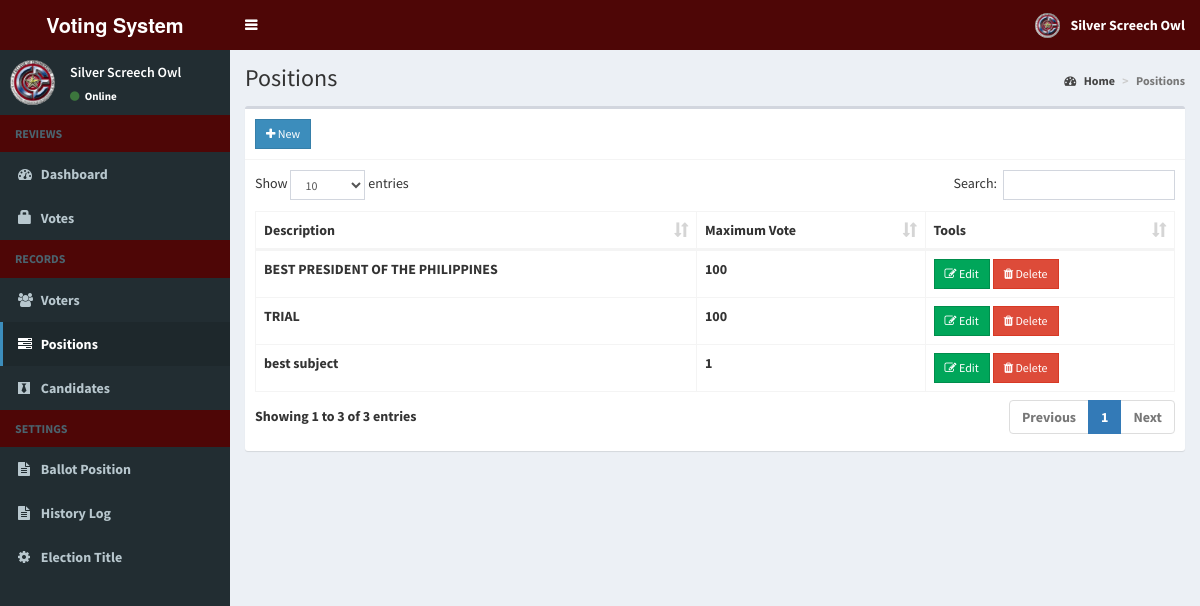
/votesystem/admin/positions.php (signed in), run on the app's committed database.
### tables this page shows
CREATE TABLE `positions` (
  `id` int(11) NOT NULL AUTO_INCREMENT,
  `description` varchar(50) NOT NULL,
  `max_vote` int(11) NOT NULL,
  `priority` int(11) NOT NULL,
  PRIMARY KEY (`id`)
);

### votesystem/admin/includes/session.php (called while the page is built, shortened)
<?php
	include 'includes/conn.php';
	$sql = "SELECT * FROM admin WHERE id = '".$_SESSION['admin']."'";
	$query = $conn->query($sql);
	$user = $query->fetch_assoc();
?>

### votesystem/admin/positions.php (the view, shortened to what this page needs)
<?php include 'includes/session.php'; ?>
<?php include 'includes/header.php'; ?>
<body class="hold-transition skin-blue sidebar-mini">
<div class="wrapper">
  <?php include 'includes/navbar.php'; ?>
  <?php include 'includes/menubar.php'; ?>
  <div class="content-wrapper">
    <section class="content-header">
      <h1>
        Positions
      </h1>
      <ol class="breadcrumb">
        <li><a href="#"><i class="fa fa-dashboard"></i> Home</a></li>
        <li class="active">Positions</li>
      </ol>
    </section>
    <section class="content">
      <div class="row">
        <div class="col-xs-12">
          <div class="box">
            <div class="box-header with-border">
              <a href="#addnew" data-toggle="modal" class="btn btn-primary btn-sm btn-flat"><i class="fa fa-plus"></i> New</a>
            </div>
            <div class="box-body">
              <table id="example1" class="table table-bordered">
                <thead>
                  <th>Description</th>
                  <th>Maximum Vote</th>
                  <th>Tools</th>
                </thead>
                <tbody>
                  <?php
                    $sql = "SELECT * FROM positions ORDER BY priority ASC";
                    $query = $conn->query($sql);
                    while($row = $query->fetch_assoc()){
                      echo "
                        <tr>
                          <td class='hidden'></td>
                          <td>".$row['description']."</td>
                          <td>".$row['max_vote']."</td>
                          <td>
                            <button class='btn btn-success btn-sm edit btn-flat' data-id='".$row['id']."'><i class='fa fa-edit'></i> Edit</button>
                            <button class='btn btn-danger btn-sm delete btn-flat' data-id='".$row['id']."'><i class='fa fa-trash'></i> Delete</button>
                          </td>
                        </tr>
                      ";
                    }
                  ?>
                </tbody>
              </table>
            </div>
          </div>
        </div>
      </div>
    </section>
  </div>
</div>
</body>
</html>

### votesystem/admin/includes/navbar.php (shortened to what this page needs)
<header class="main-header">
  <a href="home.php" class="logo">
    <span class="logo-lg"><b>Voting System </span>
  </a>
  <nav class="navbar navbar-static-top">
    <a href="#" class="sidebar-toggle" data-toggle="push-menu" role="button">
    </a>
    <div class="navbar-custom-menu">
      <ul class="nav navbar-nav">
        <li class="dropdown user user-menu">
          <a href="#" class="dropdown-toggle" data-toggle="dropdown">
            <img src="<?php echo (!empty($user['photo'])) ? '../images/'.$user['photo'] : '../images/profile.jpg'; ?>" class="user-image" alt="User Image">
            <span class="hidden-xs"><?php echo $user['firstname'].' '.$user['lastname']; ?></span>
          </a>
        </li>
      </ul>
    </div>
  </nav>
</header>

### votesystem/admin/includes/menubar.php (shortened to what this page needs)
<aside class="main-sidebar">
  <section class="sidebar">
    <div class="user-panel">
      <div class="pull-left image">
        <img src="<?php echo (!empty($user['photo'])) ? '../images/'.$user['photo'] : '../images/profile.jpg'; ?>" class="img-circle" alt="User Image">
      </div>
      <div class="pull-left info">
        <p><?php echo $user['firstname'].' '.$user['lastname']; ?></p>
        <a><i class="fa fa-circle text-success"></i> Online</a>
      </div>
    </div>
    <ul class="sidebar-menu" data-widget="tree">
      <li class="header">REVIEWS</li>
      <li class=""><a href="home.php"><i class="fa fa-dashboard"></i> <span>Dashboard</span></a></li>
      <li class=""><a href="votes.php"><i class="glyphicon glyphicon-lock"></i> <span>Votes</span></a></li>
      <li class="header">RECORDS</li>
      <li class=""><a href="voters.php"><i class="fa fa-users"></i> <span>Voters</span></a></li>
      <li class=""><a href="positions.php"><i class="fa fa-tasks"></i> <span>Positions</span></a></li>
      <li class=""><a href="candidates.php"><i class="fa fa-black-tie"></i> <span>Candidates</span></a></li>
      <li class="header">SETTINGS</li>
      <li class=""><a href="ballot.php"><i class="fa fa-file-text"></i> <span>Ballot Position</span></a></li>
      <li class=""><a href="log.php"><i class="fa fa-file-text"></i> <span>History Log</span></a></li>
      <li class=""><a href="#config" data-toggle="modal"><i class="fa fa-cog"></i> <span>Election Title</span></a></li>
    </ul>
  </section>
</aside>

### data on the page
positions: description "BEST PRESIDENT OF THE PHILIPPINES", max_vote "100"
positions: description "TRIAL", max_vote "100"
positions: description "best subject", max_vote "1"

### other printed values
$user['firstname'] "Silver"
$user['lastname'] "Screech Owl"
